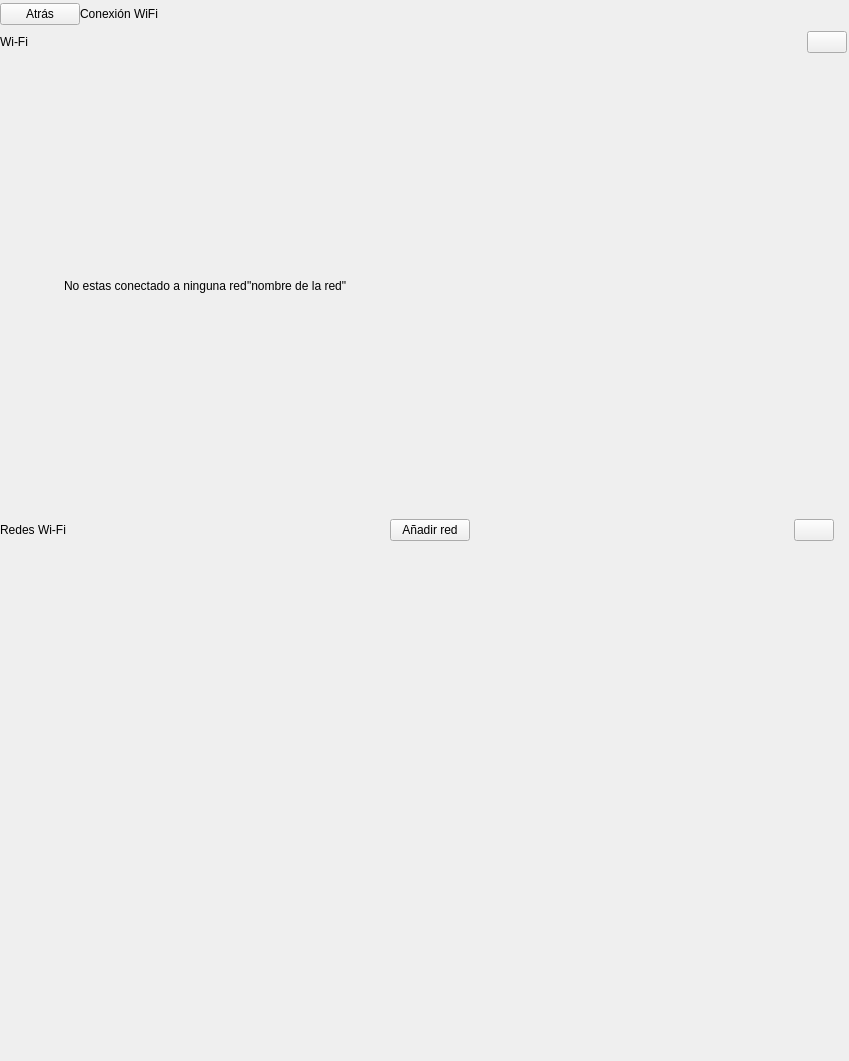
<?xml version="1.0" encoding="UTF-8"?>
<ui version="4.0">
 <class>SettingsWiFiList</class>
 <widget class="QWidget" name="SettingsWiFiList">
  <property name="geometry">
   <rect>
    <x>0</x>
    <y>0</y>
    <width>849</width>
    <height>1061</height>
   </rect>
  </property>
  <property name="sizePolicy">
   <sizepolicy hsizetype="Expanding" vsizetype="Expanding">
    <horstretch>0</horstretch>
    <verstretch>0</verstretch>
   </sizepolicy>
  </property>
  <property name="minimumSize">
   <size>
    <width>0</width>
    <height>0</height>
   </size>
  </property>
  <property name="maximumSize">
   <size>
    <width>849</width>
    <height>1061</height>
   </size>
  </property>
  <property name="windowTitle">
   <string>Form</string>
  </property>
  <property name="styleSheet">
   <string notr="true" />
  </property>
  <layout class="QVBoxLayout" name="verticalLayout">
   <property name="spacing">
    <number>0</number>
   </property>
   <property name="margin">
    <number>0</number>
   </property>
   <item>
    <widget class="QWidget" name="settingsSectionHeader" native="true">
     <layout class="QHBoxLayout" name="horizontalLayout_8">
      <property name="spacing">
       <number>0</number>
      </property>
      <property name="margin">
       <number>0</number>
      </property>
      <item>
       <widget class="SilentQPushButton" name="backBtn">
        <property name="focusPolicy">
         <enum>Qt::NoFocus</enum>
        </property>
        <property name="text">
         <string>Atr&#225;s</string>
        </property>
       </widget>
      </item>
      <item>
       <widget class="QLabel" name="sectionTitleLbl">
        <property name="minimumSize">
         <size>
          <width>0</width>
          <height>0</height>
         </size>
        </property>
        <property name="maximumSize">
         <size>
          <width>16777215</width>
          <height>14142</height>
         </size>
        </property>
        <property name="text">
         <string>Conexi&#243;n WiFi</string>
        </property>
       </widget>
      </item>
      <item>
       <spacer name="horizontalSpacer">
        <property name="orientation">
         <enum>Qt::Horizontal</enum>
        </property>
        <property name="sizeHint" stdset="0">
         <size>
          <width>57</width>
          <height>28</height>
         </size>
        </property>
       </spacer>
      </item>
     </layout>
    </widget>
   </item>
   <item>
    <widget class="QFrame" name="settingsMarginTop">
     <property name="frameShape">
      <enum>QFrame::StyledPanel</enum>
     </property>
     <property name="frameShadow">
      <enum>QFrame::Raised</enum>
     </property>
    </widget>
   </item>
   <item>
    <widget class="QWidget" name="settingsMenuListCont" native="true">
     <property name="sizePolicy">
      <sizepolicy hsizetype="Minimum" vsizetype="Expanding">
       <horstretch>0</horstretch>
       <verstretch>0</verstretch>
      </sizepolicy>
     </property>
     <property name="styleSheet">
      <string notr="true" />
     </property>
     <layout class="QVBoxLayout" name="verticalLayout_2">
      <property name="spacing">
       <number>0</number>
      </property>
      <property name="margin">
       <number>0</number>
      </property>
      <item>
       <widget class="QWidget" name="switchWifiCont" native="true">
        <layout class="QHBoxLayout" name="horizontalLayout_2">
         <property name="spacing">
          <number>0</number>
         </property>
         <property name="leftMargin">
          <number>0</number>
         </property>
         <property name="topMargin">
          <number>0</number>
         </property>
         <property name="rightMargin">
          <number>2</number>
         </property>
         <property name="bottomMargin">
          <number>0</number>
         </property>
         <item>
          <widget class="QLabel" name="wifiLbl">
           <property name="text">
            <string>Wi-Fi</string>
           </property>
           <property name="alignment">
            <set>Qt::AlignCenter</set>
           </property>
           <property name="indent">
            <number>0</number>
           </property>
          </widget>
         </item>
         <item>
          <widget class="QLabel" name="wifiSignalLbl">
           <property name="text">
            <string />
           </property>
          </widget>
         </item>
         <item>
          <spacer name="horizontalSpacer_2">
           <property name="orientation">
            <enum>Qt::Horizontal</enum>
           </property>
           <property name="sizeHint" stdset="0">
            <size>
             <width>57</width>
             <height>28</height>
            </size>
           </property>
          </spacer>
         </item>
         <item>
          <widget class="SwipeableQPushButton" name="wifiStatusBtn">
           <property name="text">
            <string />
           </property>
          </widget>
         </item>
        </layout>
       </widget>
      </item>
      <item>
       <widget class="QWidget" name="statusWifiConexionCont" native="true">
        <layout class="QHBoxLayout" name="horizontalLayout_4">
         <property name="spacing">
          <number>0</number>
         </property>
         <property name="margin">
          <number>0</number>
         </property>
         <item>
          <spacer name="spinnerSpacer">
           <property name="orientation">
            <enum>Qt::Horizontal</enum>
           </property>
           <property name="sizeType">
            <enum>QSizePolicy::Fixed</enum>
           </property>
           <property name="sizeHint" stdset="0">
            <size>
             <width>57</width>
             <height>28</height>
            </size>
           </property>
          </spacer>
         </item>
         <item>
          <widget class="QLabel" name="spinnerWifiLbl">
           <property name="sizePolicy">
            <sizepolicy hsizetype="Preferred" vsizetype="Expanding">
             <horstretch>0</horstretch>
             <verstretch>0</verstretch>
            </sizepolicy>
           </property>
           <property name="text">
            <string />
           </property>
          </widget>
         </item>
         <item>
          <widget class="QLabel" name="wifiConnectMsgLbl">
           <property name="text">
            <string>No estas conectado a ninguna red</string>
           </property>
           <property name="alignment">
            <set>Qt::AlignLeading|Qt::AlignLeft|Qt::AlignVCenter</set>
           </property>
           <property name="indent">
            <number>0</number>
           </property>
          </widget>
         </item>
         <item>
          <widget class="QLabel" name="wifiNameLbl">
           <property name="text">
            <string>"nombre de la red"</string>
           </property>
           <property name="indent">
            <number>0</number>
           </property>
          </widget>
         </item>
         <item>
          <spacer name="horizontalSpacer_4">
           <property name="orientation">
            <enum>Qt::Horizontal</enum>
           </property>
           <property name="sizeHint" stdset="0">
            <size>
             <width>57</width>
             <height>28</height>
            </size>
           </property>
          </spacer>
         </item>
        </layout>
       </widget>
      </item>
      <item>
       <widget class="QWidget" name="wifiActionsCont" native="true">
        <property name="styleSheet">
         <string notr="true" />
        </property>
        <layout class="QHBoxLayout" name="horizontalLayout_3">
         <property name="spacing">
          <number>2</number>
         </property>
         <property name="leftMargin">
          <number>0</number>
         </property>
         <property name="topMargin">
          <number>0</number>
         </property>
         <property name="rightMargin">
          <number>15</number>
         </property>
         <property name="bottomMargin">
          <number>0</number>
         </property>
         <item>
          <widget class="QLabel" name="wifiNetworksLbl">
           <property name="text">
            <string>Redes Wi-Fi</string>
           </property>
           <property name="alignment">
            <set>Qt::AlignLeading|Qt::AlignLeft|Qt::AlignVCenter</set>
           </property>
           <property name="indent">
            <number>0</number>
           </property>
          </widget>
         </item>
         <item>
          <spacer name="horizontalSpacer_3">
           <property name="orientation">
            <enum>Qt::Horizontal</enum>
           </property>
           <property name="sizeHint" stdset="0">
            <size>
             <width>40</width>
             <height>20</height>
            </size>
           </property>
          </spacer>
         </item>
         <item>
          <widget class="QPushButton" name="addNetworksBtn">
           <property name="text">
            <string>A&#241;adir red</string>
           </property>
          </widget>
         </item>
         <item>
          <spacer name="horizontalSpacer_5">
           <property name="orientation">
            <enum>Qt::Horizontal</enum>
           </property>
           <property name="sizeHint" stdset="0">
            <size>
             <width>57</width>
             <height>28</height>
            </size>
           </property>
          </spacer>
         </item>
         <item>
          <widget class="SilentQPushButton" name="updateWifiListBtn">
           <property name="text">
            <string />
           </property>
          </widget>
         </item>
        </layout>
       </widget>
      </item>
      <item>
       <widget class="SettingsWiFiListItem" name="Item1" native="true" />
      </item>
      <item>
       <widget class="SettingsWiFiListItem" name="Item2" native="true" />
      </item>
      <item>
       <widget class="SettingsWiFiListItem" name="Item3" native="true" />
      </item>
      <item>
       <widget class="SettingsWiFiListItem" name="Item4" native="true" />
      </item>
      <item>
       <widget class="SettingsWiFiListItem" name="Item6" native="true" />
      </item>
      <item>
       <widget class="SettingsWiFiListItem" name="Item5" native="true" />
      </item>
      <item>
       <spacer name="verticalSpacer">
        <property name="orientation">
         <enum>Qt::Vertical</enum>
        </property>
        <property name="sizeHint" stdset="0">
         <size>
          <width>28</width>
          <height>57</height>
         </size>
        </property>
       </spacer>
      </item>
      <item>
       <widget class="SettingsPagerCont" name="settingsPagerCont" native="true">
        <property name="styleSheet">
         <string notr="true" />
        </property>
        <layout class="QHBoxLayout" name="horizontalLayout">
         <property name="spacing">
          <number>0</number>
         </property>
         <property name="margin">
          <number>0</number>
         </property>
        </layout>
       </widget>
      </item>
     </layout>
    </widget>
   </item>
   <item>
    <spacer name="verticalBottomSection">
     <property name="orientation">
      <enum>Qt::Vertical</enum>
     </property>
     <property name="sizeType">
      <enum>QSizePolicy::Minimum</enum>
     </property>
     <property name="sizeHint" stdset="0">
      <size>
       <width>28</width>
       <height>57</height>
      </size>
     </property>
    </spacer>
   </item>
  </layout>
 </widget>
 <customwidgets>
  <customwidget>
   <class>SilentQPushButton</class>
   <extends>QPushButton</extends>
   <header>SilentQPushButton.h</header>
  </customwidget>
  <customwidget>
   <class>SettingsPagerCont</class>
   <extends>QWidget</extends>
   <header>SettingsPagerCont.h</header>
   <container>1</container>
  </customwidget>
  <customwidget>
   <class>SwipeableQPushButton</class>
   <extends>QPushButton</extends>
   <header>SwipeableQPushButton.h</header>
  </customwidget>
  <customwidget>
   <class>SettingsWiFiListItem</class>
   <extends>QWidget</extends>
   <header>SettingsWiFiListItem.h</header>
   <container>1</container>
  </customwidget>
 </customwidgets>
 <resources />
 <connections />
</ui>
